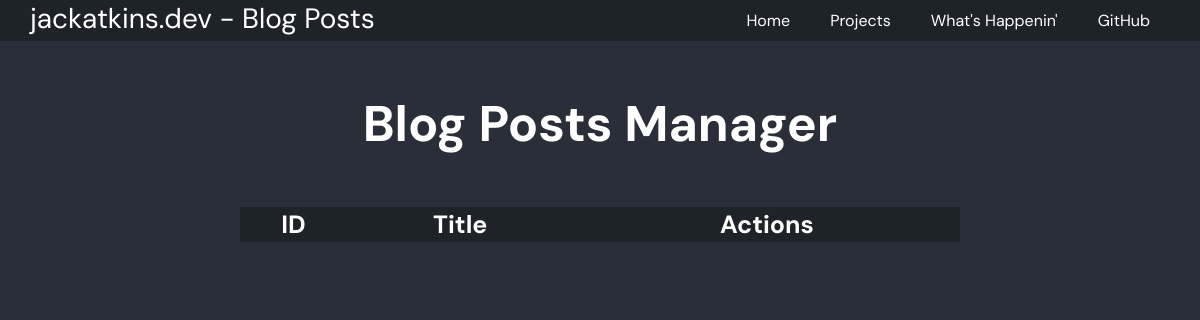
Page /admin/blog/posts/ (signed in) on the earlier database version.
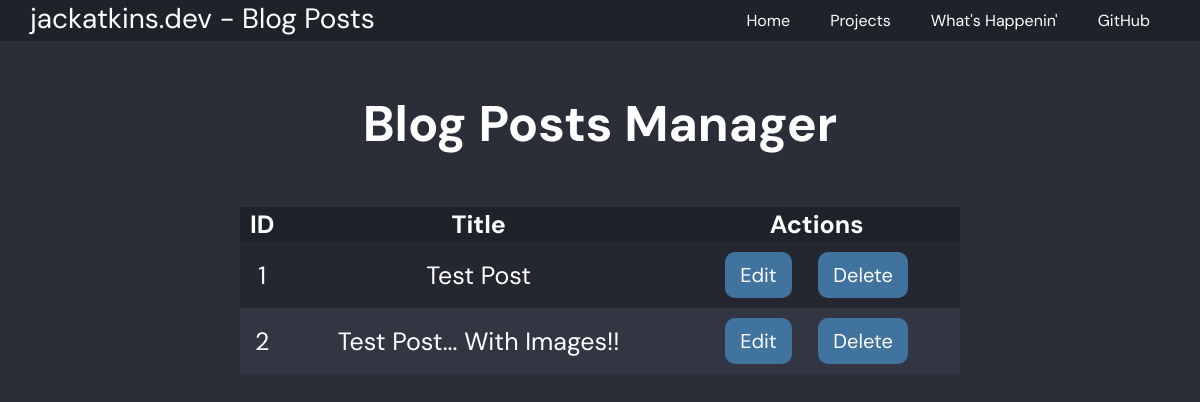
Same page on the later database version.
### app.py (models this page shows)
class BlogPost(db.Model):
    id = db.Column(db.Integer, primary_key=True)
    created = db.Column(db.DateTime)
    title = db.Column(db.String(100))
    content = db.Column(db.Text)

### app.py (the view)
@app.route("/admin/blog/posts/")
def blogposts():
    try:
        if session["admin_user"]:
            posts = BlogPost.query.all()
            return render_template("blogposts.html", posts=posts)
    except KeyError:
        return redirect(url_for("login"))

### templates/blogposts.html (shortened to what this page needs)
{% extends "base.html" %}
{% block navtitle %} Blog Posts {% endblock %}
{% block content %}
<div>
    <h1 class="content-break">Blog Posts Manager</h1>
    <table class="content-break">
        <tr>
            <th>ID</th>
            <th>Title</th>
            <th>Actions</th>
        </tr>
        {% for post in posts %}
        <tr>
            <td>{{ post.id }}</td>
            <td>{{ post.title }}</td>
            <td>
                <a href="{{ url_for('editblogpost', id=post.id) }}"><button>Edit</button></a>
                <a href="{{ url_for('deleteblogpost', id=post.id) }}"><button>Delete</button></a>
            </td>
        </tr>
        {% endfor %}
    </table>
</div>
{% endblock %}

Differences in the rows shown:
added BlogPost: id "1", title "Test Post"
added BlogPost: id "2", title "Test Post... With Images!!"
